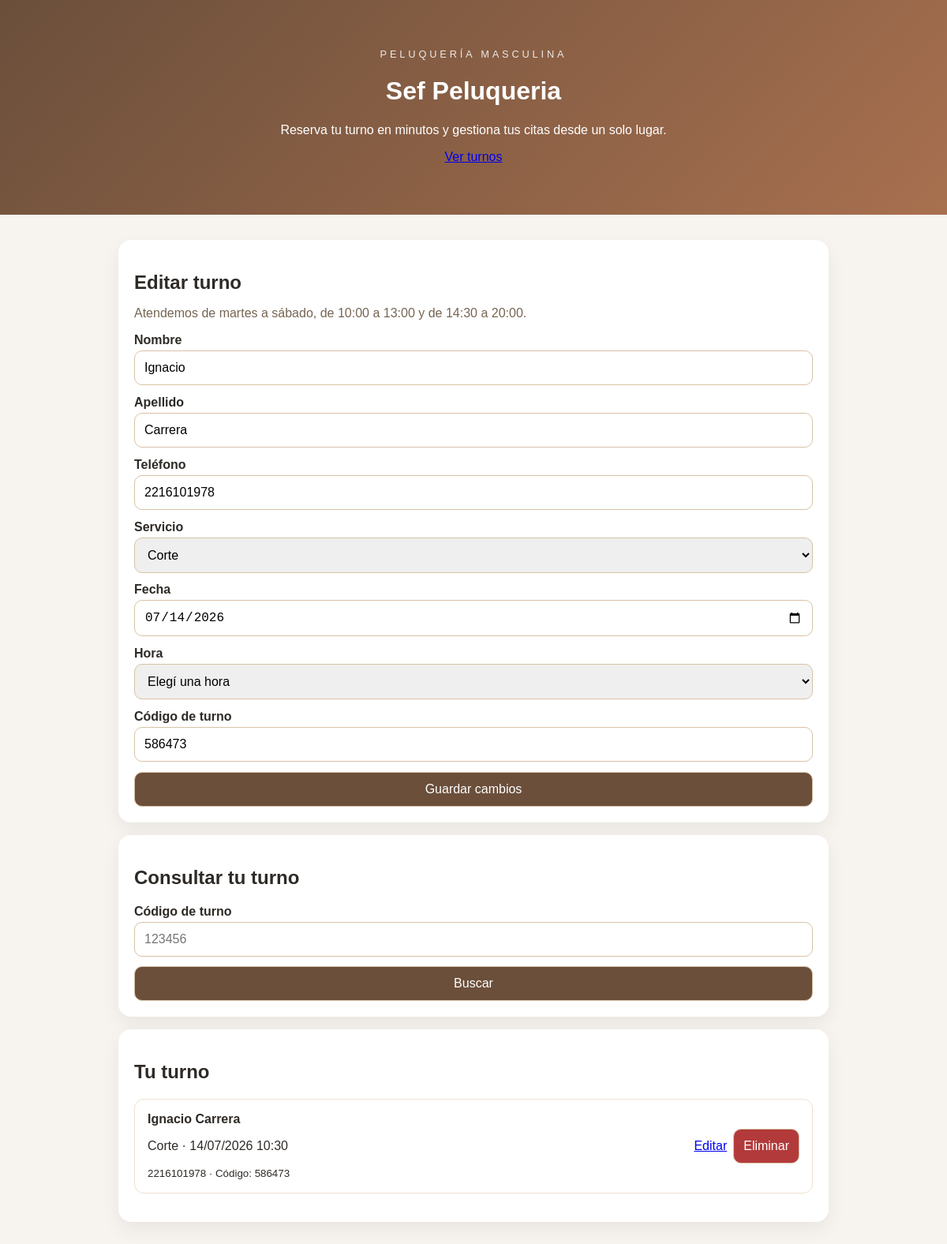
Page /appointments/3/edit on the committed database.
### tables this page shows
CREATE TABLE appointments (
            id INTEGER PRIMARY KEY AUTOINCREMENT,
            client_name TEXT NOT NULL,
            phone TEXT NOT NULL,
            service TEXT NOT NULL,
            appointment_date TEXT NOT NULL,
            appointment_time TEXT NOT NULL,
            google_event_id TEXT
        , client_last_name TEXT, access_code TEXT);

### app.py (the view)
    @app.route("/appointments/<int:appointment_id>/edit")
    def edit_appointment(appointment_id):
        appointment = get_appointment(appointment_id)
        if appointment is None:
            abort(404)
        return render_template("index.html", appointments=[appointment], selected=appointment)

### app.py (called while the page is built)
def get_db():
    if not has_app_context():
        conn = sqlite3.connect(DEFAULT_DB_PATH)
        conn.row_factory = sqlite3.Row
        return conn
    if "db" not in g:
        g.db = sqlite3.connect(current_app.config["DATABASE_PATH"])
        g.db.row_factory = sqlite3.Row
    return g.db

def get_appointment(appointment_id):
    conn = get_db()
    row = conn.execute("SELECT * FROM appointments WHERE id = ?", (appointment_id,)).fetchone()
    if not has_app_context():
        conn.close()
    return dict(row) if row is not None else None

### templates/index.html (shortened to what this page needs)
<!doctype html>
<html lang="es">
<head>
    <link rel="stylesheet" href="{{ url_for('static', filename='style.css') }}" />
</head>
<body>
    <header class="hero">
        <div>
            <p class="eyebrow">Peluquería masculina</p>
            <h1>Sef Peluqueria</h1>
            <p>Reserva tu turno en minutos y gestiona tus citas desde un solo lugar.</p>
            <p>
                <a href="{{ url_for('agenda') }}">Ver turnos</a>
            </p>
        </div>
    </header>
    <main class="container">
        <section class="panel">
            <h2>{% if selected %}Editar turno{% else %}Agendar turno{% endif %}</h2>
            <p class="muted">Atendemos de martes a sábado, de 10:00 a 13:00 y de 14:30 a 20:00.</p>
            <form method="post"
                action="{% if selected %}{{ url_for('update_appointment', appointment_id=selected.id) }}{% else %}{{ url_for('create_appointment') }}{% endif %}">
                <label>
                    Nombre
                    <input type="text" name="client_name" value="{{ selected.client_name if selected else '' }}"
                        required />
                </label>
                <label>
                    Apellido
                    <input type="text" name="client_last_name"
                        value="{{ selected.client_last_name if selected else '' }}" required />
                </label>
                <label>
                    Teléfono
                    <input type="text" name="phone" value="{{ selected.phone if selected else '' }}" required />
                </label>
                <label>
                    Servicio
                    <select name="service" required>
                        <option value="Corte" {% if selected and selected.service=='Corte' %}selected{% endif %}>Corte
                        </option>
                    </select>
                </label>
                <label>
                    Fecha
                    <input type="date" name="appointment_date" id="appointment_date"
                        value="{{ (selected.appointment_date[6:10] + '-' + selected.appointment_date[3:5] + '-' + selected.appointment_date[0:2]) if selected and selected.appointment_date and '/' in selected.appointment_date else (selected.appointment_date if selected else '') }}"
                        required />
                </label>
                <label>
                    Hora
                    <select name="appointment_time" id="appointment_time" required>
                        <option value="" disabled selected>Elegí una hora</option>
                    </select>
                </label>
                {% if selected %}
                <label>
                    Código de turno
                    <input type="text" name="access_code" value="{{ selected.access_code if selected else '' }}"
                        required />
                </label>
                {% endif %}
                <button type="submit">{% if selected %}Guardar cambios{% else %}Crear turno{% endif %}</button>
            </form>
        </section>
        <section class="panel">
            <h2>Consultar tu turno</h2>
            <form method="post" action="{{ url_for('lookup_appointment') }}">
                <label>
                    Código de turno
                    <input type="text" name="access_code" placeholder="123456" required />
                </label>
                <button type="submit">Buscar</button>
            </form>
        </section>
        {% if appointments %}
        <section class="panel">
            <h2>Tu turno</h2>
            <ul class="appointment-list">
                {% for appointment in appointments %}
                <li>
                    <div>
                        <strong>{{ appointment.client_name }} {{ appointment.client_last_name }}</strong>
                        <p>{{ appointment.service }} · {{ appointment.appointment_date }} {{
                            appointment.appointment_time }}</p>
                        <small>{{ appointment.phone }} · Código: {{ appointment.access_code }}</small>
                    </div>
                    <div class="actions">
                        <a href="{{ url_for('edit_appointment', appointment_id=appointment.id) }}">Editar</a>
                        <form method="post" action="{{ url_for('delete_appointment', appointment_id=appointment.id) }}"
                            onsubmit="return confirm('¿Eliminar este turno?');">
                            <button class="danger" type="submit">Eliminar</button>
                        </form>
                    </div>
                </li>
                {% endfor %}
            </ul>
        </section>
        {% endif %}
    </main>
</body>
</html>

### static/style.css (style rules this page uses)
body { margin: 0; font-family: Arial, sans-serif; background: #f7f3ee; color: #2e2a26; }
.hero { background: linear-gradient(135deg, #6b4f3b, #a8704f); color: white; padding: 3rem 1.5rem; text-align: center; }
.container { max-width: 900px; margin: 0 auto; padding: 2rem 1rem 3rem; }
.panel { background: white; border-radius: 16px; padding: 1.25rem; box-shadow: 0 10px 25px rgba(0, 0, 0, 0.06); margin-bottom: 1rem; }
form { display: grid; gap: 0.8rem; }
label { display: grid; gap: 0.25rem; font-weight: 600; }
input, select, button { padding: 0.75rem; border-radius: 10px; border: 1px solid #d8c2a5; font-size: 1rem; }
button { background: #6b4f3b; color: white; cursor: pointer; }
button.danger { background: #b33a3a; }
.appointment-list { list-style: none; padding: 0; display: grid; gap: 0.75rem; }
.appointment-list li { display: flex; justify-content: space-between; align-items: center; gap: 1rem; padding: 1rem; border: 1px solid #efe2d0; border-radius: 12px; }
.actions { display: flex; gap: 0.5rem; align-items: center; }
.eyebrow { text-transform: uppercase; letter-spacing: 0.3em; font-size: 0.8rem; opacity: 0.85; }
.muted { color: #756552; margin-top: -0.2rem; }

### rows in the picture
appointments: client_name "Ignacio", client_last_name "Carrera", phone "2216101978", service "Corte", appointment_date "07/14/2026", access_code "586473", appointment_date "14/07/2026", appointment_time "10:30"
